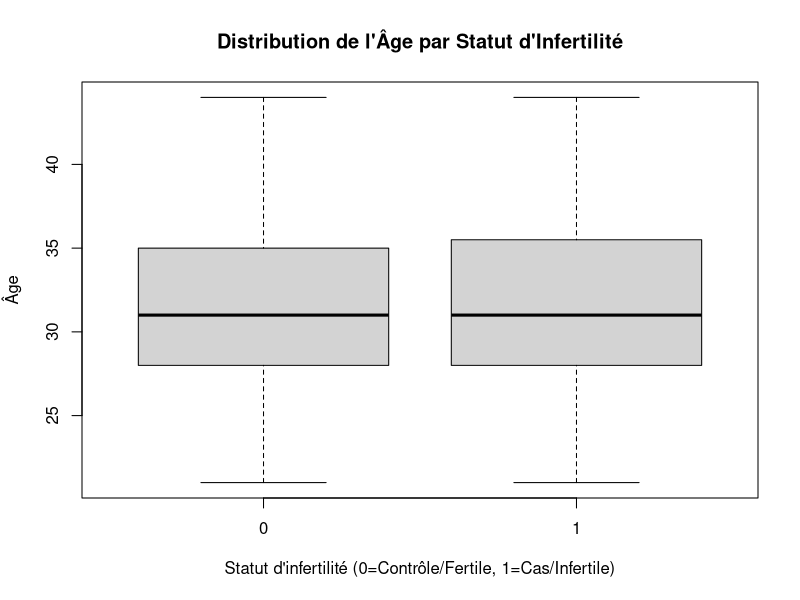
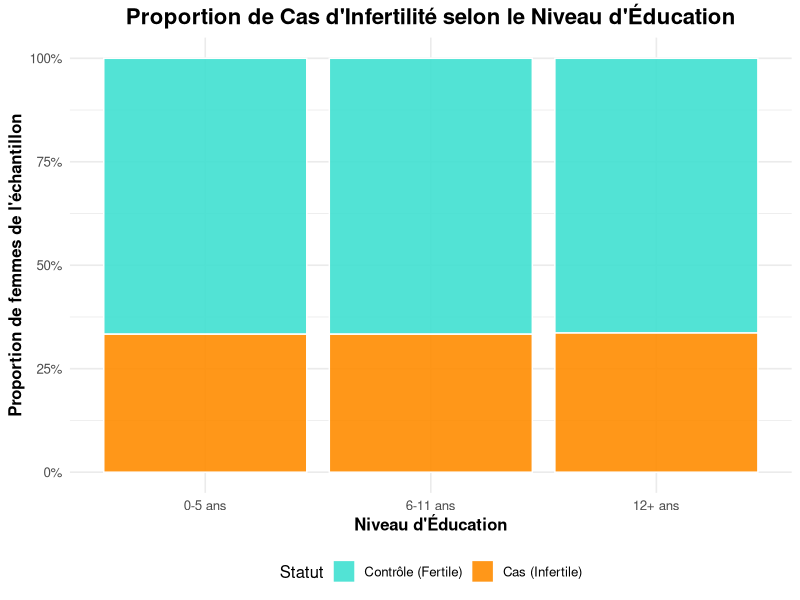

These charts were generated, in order, by the following R code:
#On charge la base de données
data("infert")
#install.packages(ggplot2)
library(ggplot2)
# On a choisi de faire un boxplot pour illustrer la distribution de l'âge des femmes de cette étude en fonction de leur statut d'infertilité
#Ce graphique va donc nous montrer si l'âge a un lien avec le statut d'infertilité 
boxplot(age ~ case, data = infert, 
        main = "Distribution de l'Âge par Statut d'Infertilité",
        xlab = "Statut d'infertilité (0=Contrôle/Fertile, 1=Cas/Infertile)",
        ylab = "Âge")

# On utilise ggsave pour sauvegarder notre graphique en format jpg
# ggsave("Graphique1_kenniche_redouane_mehnane_mehi.jpg")


#Pour le graphique 2 on va faire un diagramme en barre normalisées qui présente la répartition du statut de 'case' (variable binaire) au sein de chaque catégorie de niveau d'éducation (en pourcentages), en se concentrant sur la proportion de femmes.
#On a choisi de le faire en diagramme normalisées pour avoir une représentation équivalente de la répartition du statut d'infertilité selon le niveau d'éducation, pour pouvoir les comparer et regarder si le niveau d'éducation a un lien avec le statut d'infertilité
# On installe les packages si besoin
#install.packages(dplyr)
#install.packages(scales)
library(dplyr)
library(scales) 

# Transformation de la variable 'case' en variable catégorielle pour optimiser la clarté du graphique
infert_factor <- infert %>%
  mutate(
    # Définition de l'ordre des labels pour l'axe X et l'empilement
    case_status = factor(case, labels = c("Contrôle (Fertile)", "Cas (Infertile)")),
    education_label = factor(education, labels = c("0-5 ans", "6-11 ans", "12+ ans"))
  )

# Création du diagramme en barres normalisées
diagramme <- ggplot(infert_factor, aes(x = education_label, fill = case_status)) +
  
  # position="fill" pour la proportion à 100%
  geom_bar(position = "fill", color = "white", alpha = 0.9) +
  
  # On personnalise ici les couleurs
  scale_fill_manual(
    # Attribution du turquoise au Contrôle/Fertile et de l'orange au Cas/Infertile pour bien distinguer les couleurs
    values = c("Contrôle (Fertile)" = "#40E0D0", "Cas (Infertile)" = "#FF8C00"), 
    name = "Statut"
  ) +
  
  # On met l'axe y en pourçentage grâce à la libraire scales
  scale_y_continuous(labels = percent) + 
  
  # On fait ici des ajustement esthétique 
  theme_minimal(base_size = 12) +
  theme(
    plot.title = element_text(face = "bold", hjust = 0.5, size = 16),
    axis.title.x = element_text(face = "bold"),
    axis.title.y = element_text(face = "bold"),
    legend.position = "bottom"
  ) +
  
  # On va pouvoir ici légender le graphique et nommer les axes
  labs(
    title = "Proportion de Cas d'Infertilité selon le Niveau d'Éducation",
    x = "Niveau d'Éducation",
    y = "Proportion de femmes de l'échantillon"
  )

print(diagramme)
# On utilise ggsave pour sauvegarder notre graphique en format jpg
#ggsave("Graphique2_kenniche_redouane_mehdi_mehnane.jpg", plot = diagramme, width = 7, height = 6)
